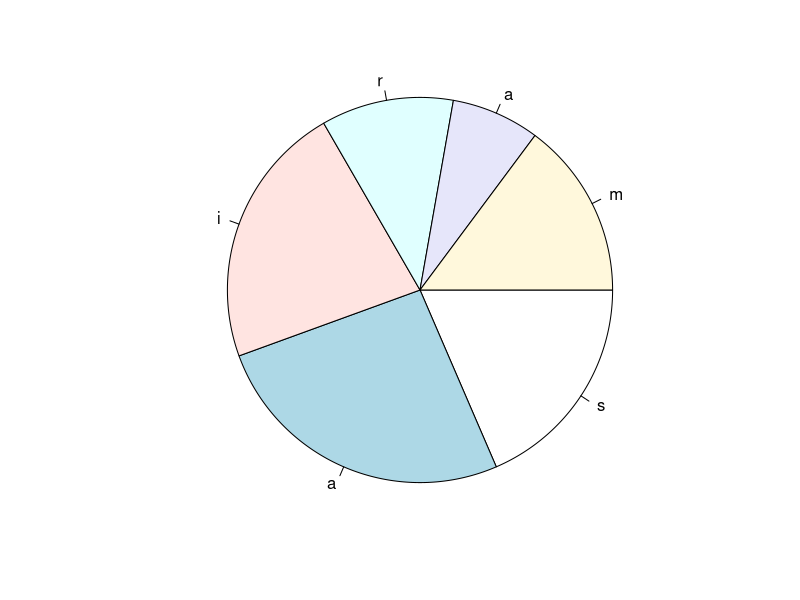
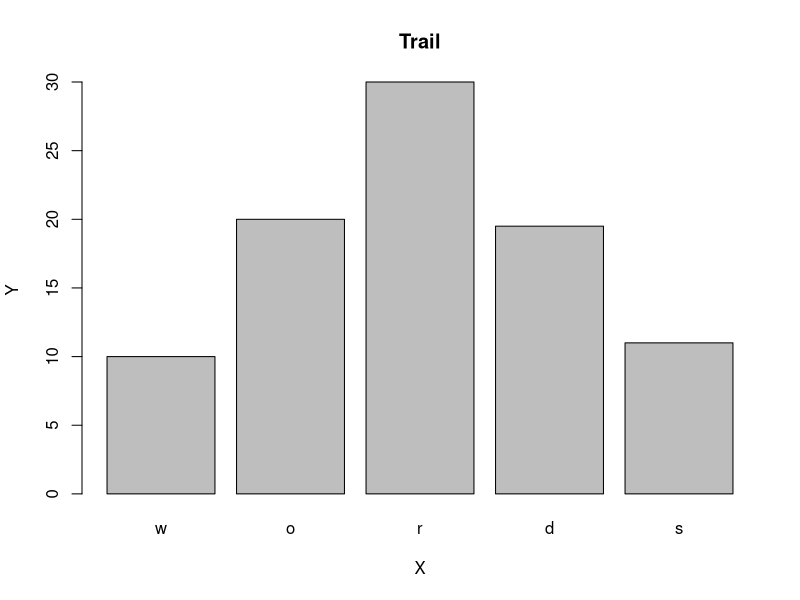
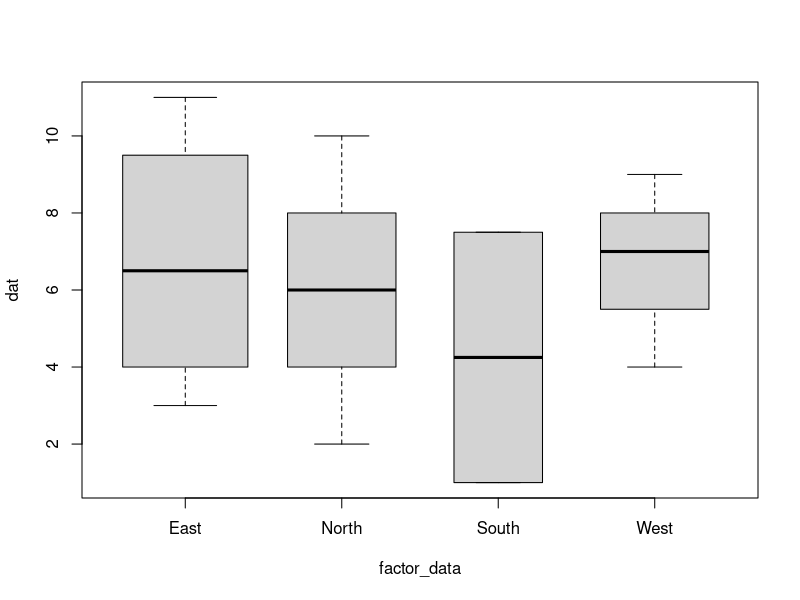
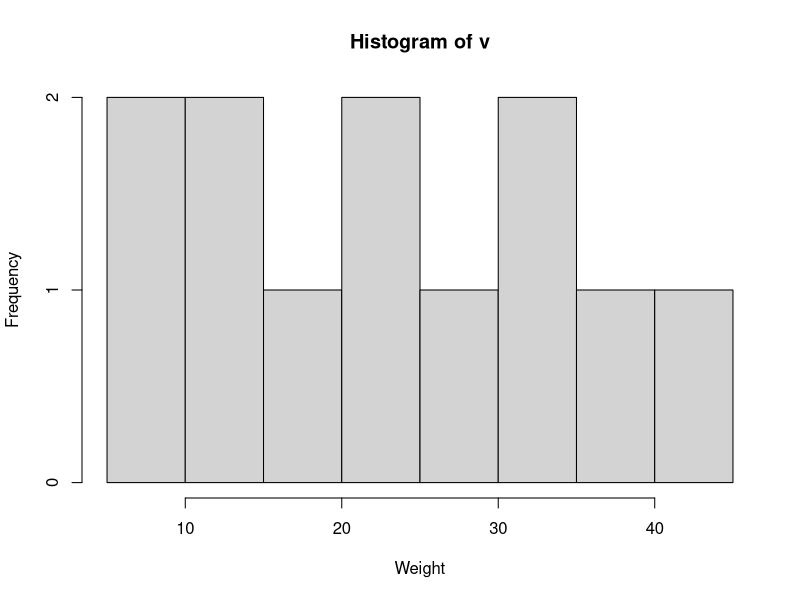
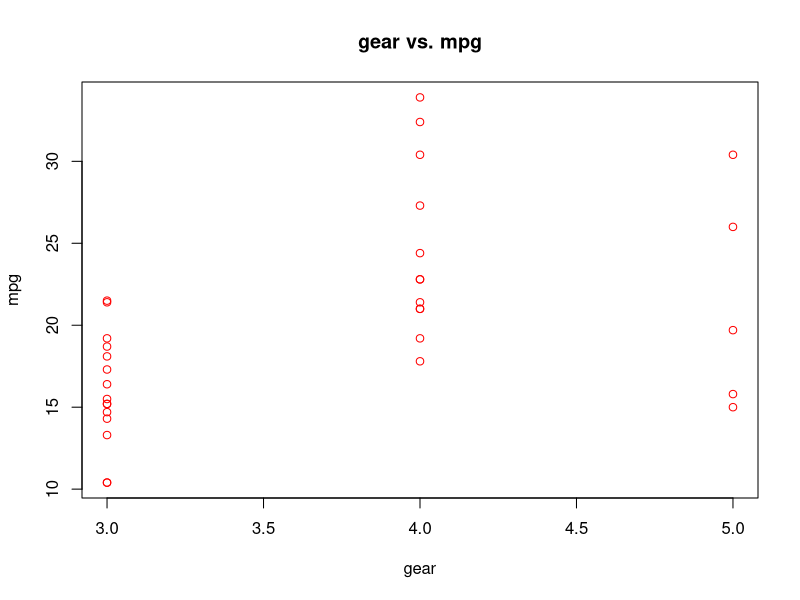
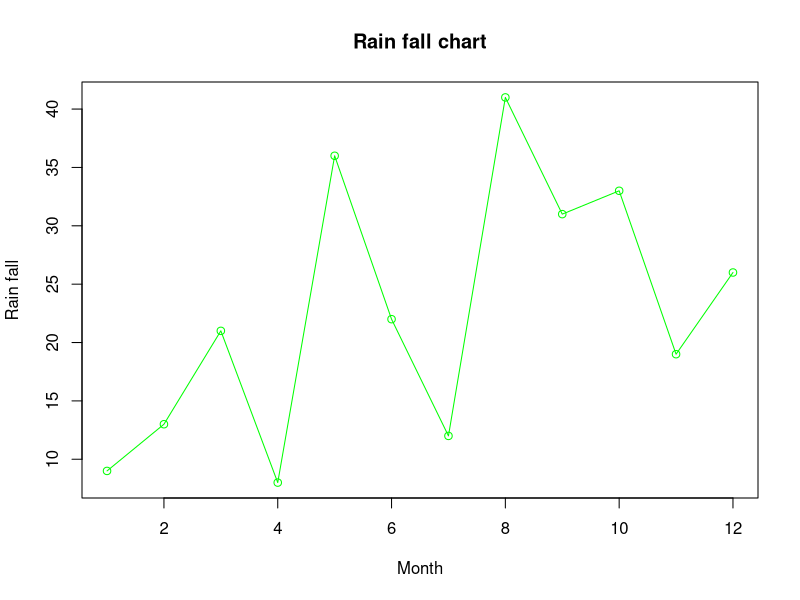

The R script that drew these images, in order:
#pie chart
pie(c('s'=5,'a'=7,'i'=6,'r'=3,'a'=2,'m'=4),edges=1000,init.angle=0,radius=1,clockwise=TRUE)

#bar chart
H<-c('w'=10,'o'=20,'r'=30,'d'=19.5,'s'=11)
barplot(H,xlab='X',ylab='Y',main='Trail')

#box plot
dat<-c(11,9,5,10,2,3,7,4,1,8,6,7.5)
data <- c("East","West","East","North","North","East","West","West","South","East","North","South")
factor_data <- factor(data)
boxplot(dat~factor_data,varwidth=TRUE)

#histogram
v <-  c(9,13,21,8,36,22,12,41,31,33,19,26)
# Create the histogram.
hist(v,xlab = "Weight")

#data
t<-mtcars
dset<-data.frame(t)
print(dset)

#plot of scatter
library(dplyr)
library(ggplot2)
#a<-select(dset,gear)
#b<-select(dset,mpg)
vec1<-pull(dset, gear)
vec1
vec2<-pull(dset, mpg)
vec2
plot(vec1,vec2, main="gear vs. mpg", xlab="gear", ylab="mpg", col="red")

#lineplot
v2 <- c(7,12,28,3,41)
plot(v,type = "o", col = "green", xlab = "Month", ylab = "Rain fall",main = "Rain fall chart")

v3<-c(1, 4, 7, 10, 13, 16, 19, 22, 25,3, 8, 13, 18, 23, 28, 33, 38,1, 8, 27, 64,125,216,343,512,729)
mean(v3)
median(v3)
mode(v3)